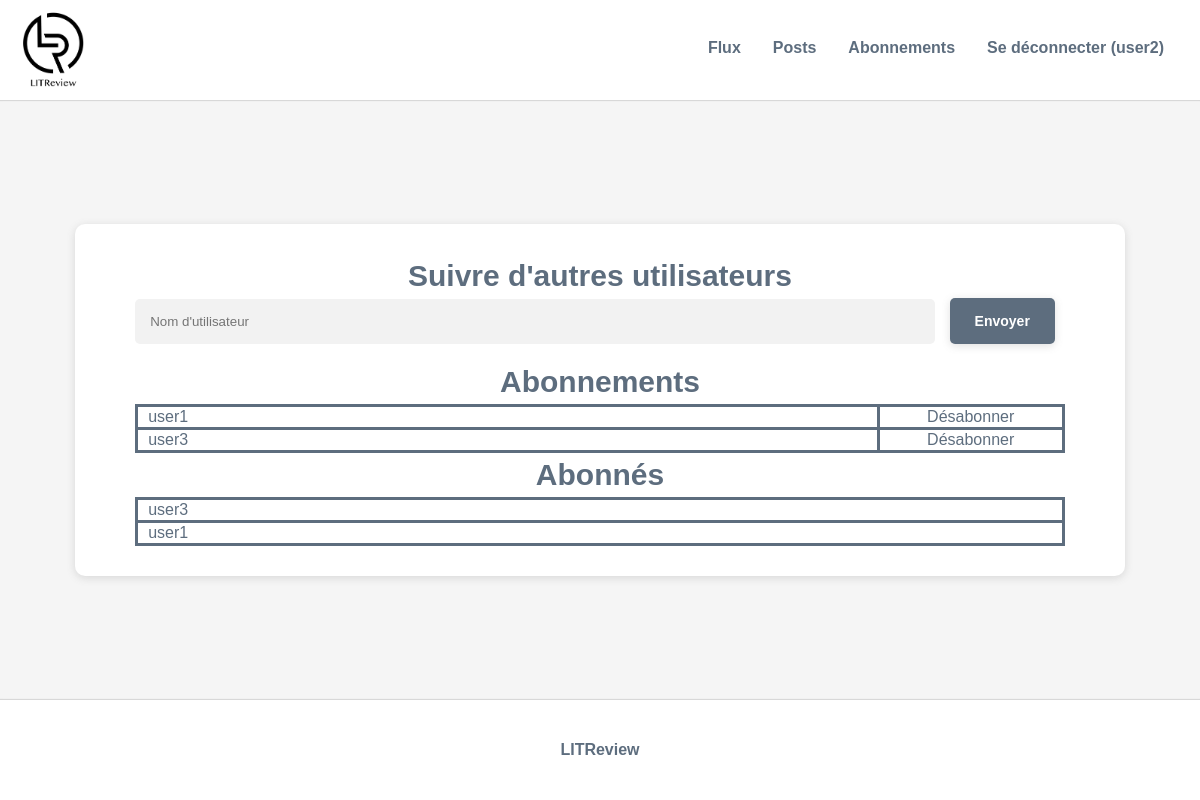
Page /subscriptions/ (signed in) on the committed database.
### blog/models.py (models this page shows, shortened)
class UserFollows(models.Model):
    user = models.ForeignKey(
        to=settings.AUTH_USER_MODEL, on_delete=models.CASCADE, related_name='following')
    followed_user = models.ForeignKey(
        to=settings.AUTH_USER_MODEL, on_delete=models.CASCADE, related_name='followed_by')
    class Meta:
        unique_together = ('user', 'followed_user', )

### blog/views.py (the view, shortened to what this page needs)
# urls.py: path('subscriptions/', blog.views.subscriptions, name='subscriptions'),
@login_required
def subscriptions(request):
    connected_user = request.user
    all_followers = UserFollows.objects.filter(followed_user=connected_user)
    all_followed = UserFollows.objects.filter(user=connected_user)
    return render(
        request, 'blog/subscriptions.html', context={'all_followers': all_followers, 'all_followed': all_followed})

### blog/templates/blog/subscriptions.html (shortened to what this page needs)
{% extends 'base.html' %}
{% block content %}
    <div class="page_container">
        <h1>Suivre d'autres utilisateurs</h1>
        <form method="POST" class="subscription_form">
            <input type="text" name="username" id="username" placeholder="Nom d'utilisateur">
            <button type="submit" class="button">Envoyer</button>
        </form>
        <h1>Abonnements</h1>
        <table class="subscriptions_table">
            <tbody>
            {% for followed in all_followed %}
                <tr>
                    <td>{{ followed.followed_user }}</td>
                    <td><a href="{% url 'unsubscribe' followed.id %}">Désabonner</a></td>
                </tr>
            {% endfor %}
            </tbody>
        </table>
        <h1>Abonnés</h1>
        <table class="subscriptions_table">
            <tbody>
            {% for follower in all_followers %}
                <tr>
                    <td>{{ follower.user }}</td>
                </tr>
            {% endfor %}
            </tbody>
        </table>
    </div>
{% endblock content %}

### templates/base.html (shortened to what this page needs)
{% load static %}
<html>
    <head>
        <link rel="stylesheet" href="{% static 'style.css' %}">
        <link rel="stylesheet" href="https://cdnjs.cloudflare.com/ajax/libs/font-awesome/4.7.0/css/font-awesome.min.css">
    </head>
    <body>
        <header>
            <div class="header_content">
                <a href="{% url 'flux' %}"><img class="header_img" src="{% static 'images/logo.png' %}" alt="logo" ></a>
                <nav class="header_menu">
                    {% if user.is_authenticated %}
                    <ul>
                        <li><a href="{% url 'flux' %}">Flux</a></li>
                        <li><a href="{% url 'posts' %}">Posts</a></li>
                        <li><a href="{% url 'subscriptions' %}">Abonnements</a></li>
                        <li><a href="{% url 'logout' %}">Se déconnecter ({{ request.user }})</a></li>
                    </ul>
                    {% else %}
                    <ul>
                        <li><a href="{% url 'login' %}">Se connecter</a></li>
                        <li><a href="{% url 'signup' %}">S'inscrire</a></li>
                    </ul>
                    {% endif %}
                </nav>
            </div>
        </header>
        <div class="block_content">
            {% block content %}{% endblock %}
        </div>
        <footer>
            <p>LITReview</p>
        </footer>
    </body>
</html>

### static/style.css (style rules this page uses)
* { -moz-box-sizing: border-box; box-sizing: border-box; }
html { height: 100%; }
body { min-height: 100%; margin: 0; padding: 100px 0; position: relative; display: flex; justify-content: center; flex-direction: column; align-items: center; background-color: #f5f5f5; font-family: "Gill Sans", sans-serif; }
.block_content { margin: 20px 0; }
header { width: 100%; position: absolute; top: 0; height: 100px; background-color: #fff; box-shadow: 0 1px 1px #d8d8d8; }
header .header_content { height: auto; max-width: 1280px; padding: 10px 20px; margin: 0 auto; display: flex; flex-direction: row; }
header .header_content .header_img { max-height: 80px; width: auto; }
header .header_content .header_menu { margin-left: auto; }
header .header_content .header_menu ul { margin-top: 15px; display: flex; flex-direction: row; list-style-type: none; overflow: hidden; }
header .header_content li a { display: block; color: #5D6D7E; text-align: center; padding: 14px 16px; text-decoration: none; transition: 0.3s; font-size: 16px; font-weight: 600; }
.page_container { display: flex; flex-direction: column; align-items: center; justify-content: center; background-color: #fff; padding: 30px 60px; border-radius: 10px; width: auto; min-width: 450px; max-width: 1280px; box-shadow: rgba(99, 99, 99, 0.2) 0px 2px 8px 0px; }
.page_container h1 { color: #5D6D7E; font-size: 30px; font-weight: 600; margin: 5px 0; }
.page_container a { text-align: center; color: #5D6D7E; }
.button { margin:0 10px; padding: 15px 25px; border-radius: 5px; border:none; font-size: 14px; font-weight: 600; color: #fff; background-color: #5D6D7E; box-shadow: rgba(99, 99, 99, 0.2) 0px 2px 8px 0px; outline:none; cursor:pointer; transition: 0.3s; }
.subscription_form input { width: 800px; padding: 15px; border: none; border-radius: 5px; background-color: #f2f2f2; outline: none; }
.subscriptions_table { table-layout: auto; width: 100%; border-collapse: collapse; text-align: center; margin: auto; color: #5D6D7E; }
.subscriptions_table a { color: #5D6D7E; text-decoration: none; }
.subscriptions_table td { border: 3px solid #5D6D7E; }
.subscriptions_table td:nth-child(1) { width: 80%; padding-left: 10px; text-align: left; }
footer { position: absolute; bottom: 0; left: 0; right: 0; height: 100px; background-color: #fff; box-shadow: 0 -1px 1px #d8d8d8; display: flex; align-items: center; justify-content: center; }
footer p { margin: 0 auto; color: #5D6D7E; font-size: 16px; font-weight: 600; text-align: center; }

### rows in the picture
UserFollows: followed_user "user1"
UserFollows: followed_user "user3"
UserFollows: user "user3"
UserFollows: user "user1"

### other values in the picture
{{ request.user }} "user2"
